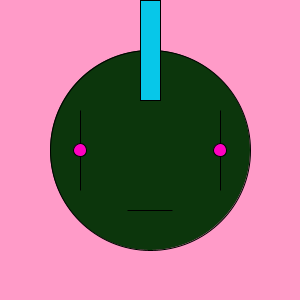
Frame 1 (no input)
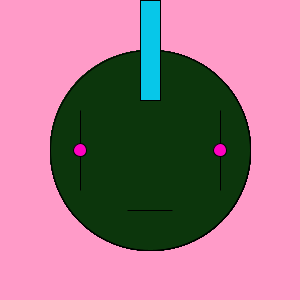
Frame 60 (the mouse pressed at the canvas centre just before this capture)
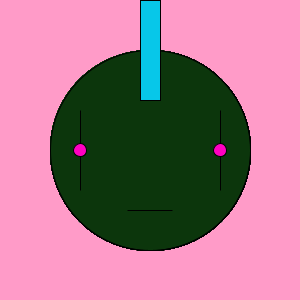
Frame 120 (the mouse held since frame 60 and released just before this capture)

The Processing sketch that drew these frames (run headless with seeded random() and noise(); from frame 60 on, the mouse is pressed at the canvas centre):

// Processing sketch: processing_135373
// ── processing_135373.pde

boolean flipFlop = false;
String keyPrompt = "press any key";
float _eyeBallDiam;
float _mouthWidth;

int[] eyeBallDiam = {20,65};
int[] mouthWidth = {15,55};
void setup() {
  size(300, 300);
  background(255, 155, 200);
  translate(150, 150);
}

void draw () {
  if (flipFlop == false) {

    makeFace();
    
  }
}

void makeFace() {
  //head
  translate(150, 150);
  fill(12, 54, 12);
  ellipse(0, 0, 200, 200);
  //eyes
  fill(34, 155, 83);
  ellipse(-70, 0, _eyeBallDiam, 80);
  ellipse(70, 0, _eyeBallDiam, 80);
  //pupile
  fill(255, 0, 192);
  ellipse(-70, 0, 13, 13);
  ellipse(70, 0, 13, 13);
  //mouth
  fill(0, 255, 26);
  ellipse(0, 60, 45, _mouthWidth);
  //hair
  fill(7, 199, 233);
  rect(-10, -150, 20, 100);
}

void keyPressed(){
  _eyeBallDiam = random(eyeBallDiam[0], eyeBallDiam[1]);
  _mouthWidth = random(mouthWidth[0], mouthWidth[1]);
  
}
